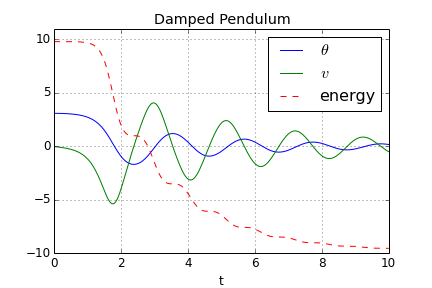

Recreate this plot in Python.

from numpy import loadtxt
import matplotlib.pyplot as plt
from matplotlib.font_manager import FontProperties

t, theta, v, energy = loadtxt('pend.dat', unpack=True)

plt.figure(1, figsize=(6, 4)).subplots_adjust(bottom=0.12)
plt.xlabel('t')
plt.grid(True)
plt.hold(True)
lw = 1
plt.plot(t,theta, 'b', linewidth=lw)
h = plt.plot(t,v, 'g', linewidth=lw)
plt.plot(t,energy, 'r--', linewidth=lw)
plt.ylim(-10, 11)
plt.legend((r'$\theta$', r'$v$', 'energy'), prop=FontProperties(size=16))
# plt.legend((r'$\theta$', r'$v$'), prop=FontProperties(size=16))
plt.title('Damped Pendulum')
plt.savefig('pendulum_plot.png', dpi=72, transparent=True)

# show()


